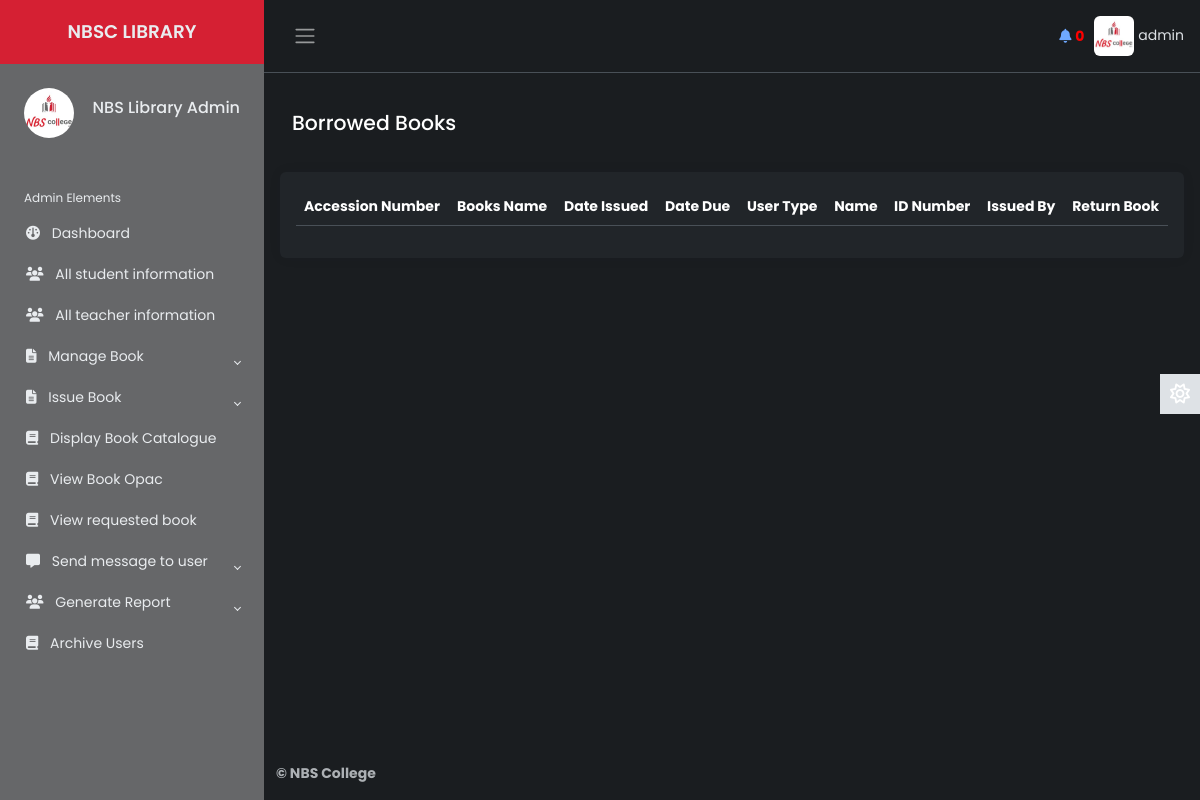
Page /Source/librarian/issued-books.php (signed in) on the earlier database version.
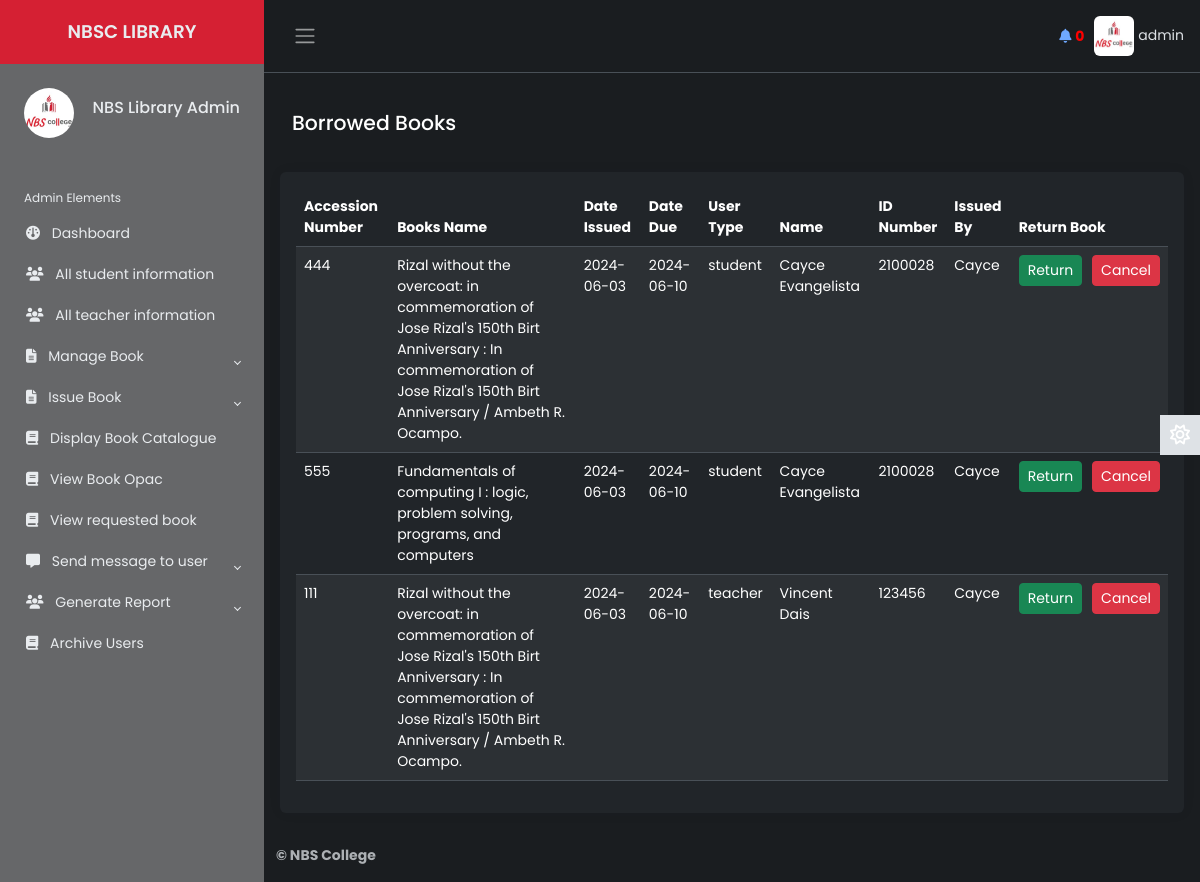
Same page on the later database version.
### tables this page shows
CREATE TABLE `lib_registration` (
  `id` int(2) NOT NULL,
  `name` varchar(50) NOT NULL,
  `username` varchar(20) NOT NULL,
  `password` varchar(20) NOT NULL,
  `email` varchar(50) NOT NULL,
  `phone` varchar(20) NOT NULL,
  `address` varchar(100) NOT NULL,
  `photo` varchar(500) NOT NULL,
  `status` varchar(7) NOT NULL
);

CREATE TABLE `issue_book` (
  `id` bigint(20) NOT NULL,
  `utype` varchar(10) NOT NULL,
  `student_number` varchar(20) NOT NULL,
  `name` varchar(100) NOT NULL,
  `last_name` varchar(50) NOT NULL,
  `middle_name` varchar(50) NOT NULL,
  `dept` varchar(10) NOT NULL,
  `phone` varchar(20) NOT NULL,
  `email` varchar(100) NOT NULL,
  `booksname` varchar(5000) NOT NULL,
  `accession_number` varchar(5000) NOT NULL,
  `booksissuedate` varchar(10) NOT NULL,
  `booksreturndate` varchar(10) NOT NULL,
  `username` varchar(20) NOT NULL
);

### Source/librarian/issued-books.php (the view, shortened to what this page needs)
        <?php
    $page = 'ibook';
    include 'inc/header.php';
    include 'inc/connection.php';
 ?>
    <main class="content px-3 py-2">
                <div class="container-fluid">
				<div class="mb-3">
                        <h4>Borrowed Books
                        </h4>
                 </div>
            </div>
            <br>
            <div class="card border-0">
                        <div class="card-body">
                            <table class="table table-hover text-left table-striped" id="dtBasicExample">
                            <thead>
                                            <tr>
                                                <th>Accession Number</th>
                                                <th>Books Name</th>
                                                <th>Date Issued</th>
                                                <th>Date Due</th>
                                                <th>User Type</th>
                                                <th>Name</th>
                                                <th>ID Number</th>
                                                <th>Issued By</th>
                                                <th>Return Book</th>
                                            </tr>
                                       </thead>
                                        <tbody>
                                            <?php
                                                $res= mysqli_query($link, "select * from issue_book");
                                                 while ($row=mysqli_fetch_array($res)) {
                                                    echo "<tr>";
                                                    echo "<td>"; echo $row["accession_number"]; echo "</td>";
                                                    echo "<td>"; echo $row["booksname"]; echo "</td>";
                                                    echo "<td>"; echo $row["booksissuedate"]; echo "</td>";
                                                    echo "<td>"; echo $row["booksreturndate"]; echo "</td>";
                                                    echo "<td>"; echo $row["utype"]; echo "</td>";
                                                    echo "<td>"; echo $row["name"]; echo " "; echo "</td>";
                                                    echo "<td>"; echo $row["student_number"]; echo "</td>";
                                                    echo "<td>"; echo $row["username"]; echo "</td>";
                                                    echo "<td>";
                                                   ?>
                                                         <div class="d-flex justify-content-center">
                                                            <a href="return.php?id=<?php echo $row["id"]; ?>" class="btn btn-success btn-sm" onclick="return confirm('Are you sure you want to return this book?')"  style="margin-right: 10px"><span>Return</span></a>
                                                            <a href="delete.php?id=<?php echo $row["id"]; ?>" class="btn btn-danger btn-sm ml-2" onclick="return confirm('Are you sure you want to delete this row?')"><span>Cancel</span></a>
                                                        </div>
                                                    <?php
                                                    echo "</td>";
                                                    echo "</tr>";
                                                }
                                             ?>
                                        </tbody>
                            </table>
                        </div>
                    </div>
            </main>
<?php
		include 'inc/footer.php';
	 ?>

### Source/librarian/inc/header.php (shortened to what this page needs)
<?php
    include 'inc/connection.php';
    $res = mysqli_query($link,"select * from request_books where read1='no'");
    $not= mysqli_num_rows($res);
 ?>
<!DOCTYPE html>
<html lang="en" data-bs-theme="dark">
<head>
    <link href="https://cdn.datatables.net/v/dt/jszip-3.10.1/dt-2.0.3/b-3.0.1/b-html5-3.0.1/b-print-3.0.1/datatables.min.css" rel="stylesheet">
    <link rel="stylesheet" href="inc/css/bootstrap.min.css">
    <link rel="stylesheet" href="inc/css/custom1.css">
    <link rel="stylesheet" href="inc/css/animate.css">
</head>
<body>
    <div class="wrapper">
    <aside id="sidebar" class="js-sidebar">
            <div class="h-100">
                <div class="sidebar-logo text-center">
                    <a href="dashboard.php">NBSC LIBRARY</a>
                </div>
                <ul class="sidebar-nav">
                    <li class="sidebar-header">
                        <span>
                        <?php
                            $res = mysqli_query($link, "select * from lib_registration where username='".$_SESSION['username']."'");
                            while ($row = mysqli_fetch_array($res)){
                                ?><img src="<?php echo $row["photo"]; ?> " height="50px" width="50px" alt="something wrong" class="rounded-circle"></a> <?php
                            }
                        ?>
                        </span>
                        <h6 style="float: right; margin-top: 10px;">
							<?php
								$res = mysqli_query($link, "select * from lib_registration where username='".$_SESSION['username']."'");
								while ($row = mysqli_fetch_array($res)){
								$name  =  $row["name"];
								echo $name;
								}
							?>
            			</h6>
                    </li>
                    <br>
                    <li class="sidebar-header">
                        Admin Elements
                    </li>
                    <li class="sidebar-item <?php if($page=='home'){ echo 'active';} ?>">
                        <a href="dashboard.php" class="sidebar-link">
                        <i class="fa-solid fa-gauge pe-2"></i>
                            Dashboard
                        </a>
                    </li>
                    <li class="sidebar-item <?php if($page=='sinfo'){ echo 'active';} ?>">
                        <a href="all-student-info.php" class="sidebar-link">
                        <i class="fa-solid fa-users pe-2"></i>
                            All student information
                        </a>
                    </li>
					<li class="sidebar-item <?php if($page=='tinfo'){ echo 'active';} ?>">
                        <a href="all-teacher-info.php" class="sidebar-link">
                            <i class="fa-solid fa-users pe-2"></i>
                            All teacher information
                        </a>
                    </li>
                    <li class="sidebar-item">
                        <a href="#" class="sidebar-link collapsed" data-bs-target="#manage" data-bs-toggle="collapse"
                            aria-expanded="false"><i class="fa-solid fa-file-lines pe-2"></i>
                            Manage Book
                        </a>
                    </li>
                    <li class="sidebar-item">
                        <a href="dashboard.php" class="sidebar-link collapsed" data-bs-target="#issue" data-bs-toggle="collapse"
                            aria-expanded="false"><i class="fa-solid fa-file-lines pe-2"></i>
                            Issue Book
                        </a>
                    </li>
                    <li class="sidebar-item <?php if($page=='manage-book'){ echo 'active';} ?>">
                        <a href="manage-book.php" class="sidebar-link">
                         <i class="fa-solid fa-book pe-2"></i>
                            Display Book Catalogue
                        </a>
                    </li>
                    <li class="sidebar-item <?php if($page=='a-book'){ echo 'active';} ?>">
                        <a href="display-book-opac.php" class="sidebar-link">
                        <i class="fa-solid fa-book pe-2"></i>
                            View Book Opac
                        </a>
                    </li>
                    <li class="sidebar-item <?php if($page=='rbook'){ echo 'active';} ?>">
                        <a href="requested-books.php" class="sidebar-link">
                        <i class="fa-solid fa-book pe-2"></i>
                            View requested book
                        </a>
                    </li>
                    <li class="sidebar-item">
                        <a href="#" class="sidebar-link collapsed" data-bs-target="#posts" data-bs-toggle="collapse"
                            aria-expanded="false">    <i class="fa-solid fa-message pe-2"></i>
                            Send message to user
                        </a>
                    </li>
                    <li class="sidebar-item">
                        <a href="#" class="sidebar-link collapsed" data-bs-target="#report" data-bs-toggle="collapse"
                            aria-expanded="false"><i class="fa-solid fa-users pe-2"></i>
                            Generate Report
                        </a>
                    </li>
                    <li class="sidebar-item <?php if($page=='user-v'){ echo 'active';} ?>">
                        <a href="archive-user.php" class="sidebar-link">
                        <i class="fa-solid fa-book pe-2"></i>
                            Archive Users
                        </a>
                    </li>
                </ul>
            </div>
        </aside>
        <div class="main">
            <nav class="navbar navbar-expand px-3 border-bottom">
                <button class="btn" id="sidebar-toggle" type="button">
                    <span class="navbar-toggler-icon"></span>
                </button>
                <div class="navbar-collapse navbar">
                        <ul class="navbar-nav" style="margin-right:10px;">
                        <li class="icon">
                                <a href="requested-books.php" ><i class="fas fa-bell"></i></a>
                                <span class="count" onclick="window.location='requested-books.php'"><b id="notif" ><?php echo $not; ?></b></span>
                        </li>
                        </ul>
                        <li class="nav-item dropdown">
								<?php
                                     $res = mysqli_query($link, "select * from lib_registration where username='".$_SESSION['username']."'");
                                     while ($row = mysqli_fetch_array($res)){
                                         ?><a href="#" data-bs-toggle="dropdown" class="nav-icon pe-md-0" style="color: inherit;"><img src="<?php echo $row["photo"]; ?>" alt=""class="avatar img-fluid rounded"> <span><?php echo $_SESSION["username"]; ?></span></a> <?php
                                     }
                                ?>
                        </li>
                </div>
            </nav>
            <a href="#" class="theme-toggle">
                <i class="fa-regular fa-sun"></i>
            </a>
</body>
</html>

### Source/librarian/inc/footer.php (shortened to what this page needs)
<footer class="footer">
         <div class="container-fluid">
             <div class="row text-muted">
                 <div class="col-6 text-start">
                     <p class="mb-0">
                         <a href="#" class="text-muted">
                             <strong>&copy; NBS College</strong>
                         </a>
                     </p>
                 </div>
                 <div class="col-6 text-end">
                     <ul class="list-inline">
                     </ul>
                 </div>
             </div>
         </div>
     </footer>

### Source/librarian/inc/css/custom1.css (style rules this page uses)
body { font-family: 'Poppins', sans-serif; font-size: 0.875rem; opacity: 1; overflow-y: scroll; margin: 0; }
a { cursor: pointer; text-decoration: none; font-family: 'Poppins', sans-serif; }
.theme-toggle { position: relative; }
.theme-toggle i { font-size: 20px; cursor: pointer; }
.theme-toggle .fa-sun { display: none; }
.card-body { overflow-x: scroll; }
#notif { color: red; }
.h-100 { background-color: #666769; }
.sidebar-logo { background-color: #d52033; }
li { list-style: none; }
h4 { font-family: 'Poppins', sans-serif; font-size: 1.275rem; color: var(--bs-emphasis-color); }
.wrapper { align-items: stretch; display: flex; width: 100%; }
#sidebar { max-width: 40%; min-width: 264px; background: var(--bs-dark); transition: all 0.35s ease-in-out; }
.main { display: flex; flex-direction: column; min-height: 100vh; min-width: 0; overflow: hidden; transition: all 0.35s ease-in-out; width: 100%; background: var(--bs-dark-bg-subtle); }
.sidebar-logo { padding: 1.15rem; }
.sidebar-logo a { color: #e9ecef; font-size: 1.15rem; font-weight: 600; }
.sidebar-nav { flex-grow: 1; list-style: none; margin-bottom: 0; padding-left: 0; margin-left: 0; }
.sidebar-header { color: #e9ecef; font-size: .75rem; padding: 1.5rem 1.5rem .375rem; }
a.sidebar-link { padding: .625rem 1.625rem; color: #e9ecef; position: relative; display: block; font-size: 0.875rem; }
.sidebar-link[data-bs-toggle="collapse"]::after { border: solid; border-width: 0 .075rem .075rem 0; content: ""; display: inline-block; padding: 2px; position: absolute; right: 1.5rem; top: 1.4rem; transform: rotate(-135deg); transition: all .2s ease-out; }
.sidebar-link[data-bs-toggle="collapse"].collapsed::after { transform: rotate(45deg); transition: all .2s ease-out; }
.avatar { height: 40px; width: 40px; }
.navbar-expand .navbar-nav { margin-left: auto; }
.content { flex: 1; max-width: 100vw; width: 100vw; }
@media (min-width:768px) { .content { max-width: auto; width: auto; } }
.card { box-shadow: 0 0 .875rem 0 rgba(34, 46, 60, .05); margin-bottom: 24px; }
.theme-toggle { position: fixed; top: 50%; transform: translateY(-65%); text-align: center; z-index: 10; right: 0; left: auto; border: none; background-color: var(--bs-body-color); }
html[data-bs-theme="dark"] .theme-toggle .fa-sun, html[data-bs-theme="light"] .theme-toggle .fa-moon { cursor: pointer; padding: 10px; display: block; font-size: 1.25rem; color: #FFF; }
.table { table-layout: auto !important; width: 100% !important; }

Differences in the rows shown:
added issue_book: accession_number "444", booksname "Rizal without the overcoat: in commemoration of Jose Rizal's 150th Birt Anniversary : In commemoration of Jose Rizal's 150th Birt Anniversary / Ambeth R. Ocampo.", booksissuedate "2024-06-03", booksreturndate "2024-06-10", utype "student", name "Cayce Evangelista", student_number "2100028", username "Cayce"
added issue_book: accession_number "555", booksname "Fundamentals of computing I : logic, problem solving, programs, and computers", booksissuedate "2024-06-03", booksreturndate "2024-06-10", utype "student", name "Cayce Evangelista", student_number "2100028", username "Cayce"
added issue_book: accession_number "111", booksname "Rizal without the overcoat: in commemoration of Jose Rizal's 150th Birt Anniversary : In commemoration of Jose Rizal's 150th Birt Anniversary / Ambeth R. Ocampo.", booksissuedate "2024-06-03", booksreturndate "2024-06-10", utype "teacher", name "Vincent Dais", student_number "123456", username "Cayce"
